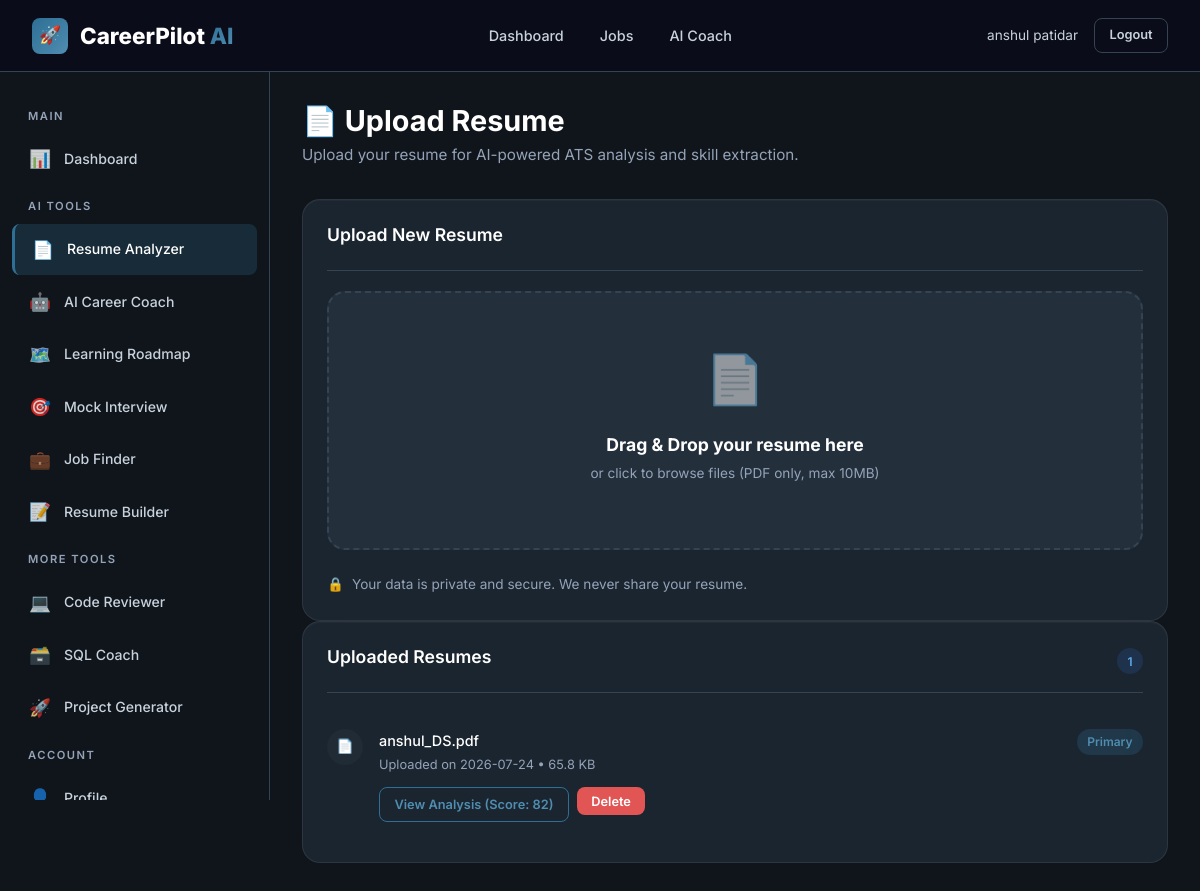
/resume/upload (signed in), run on an earlier commit of the app's database.
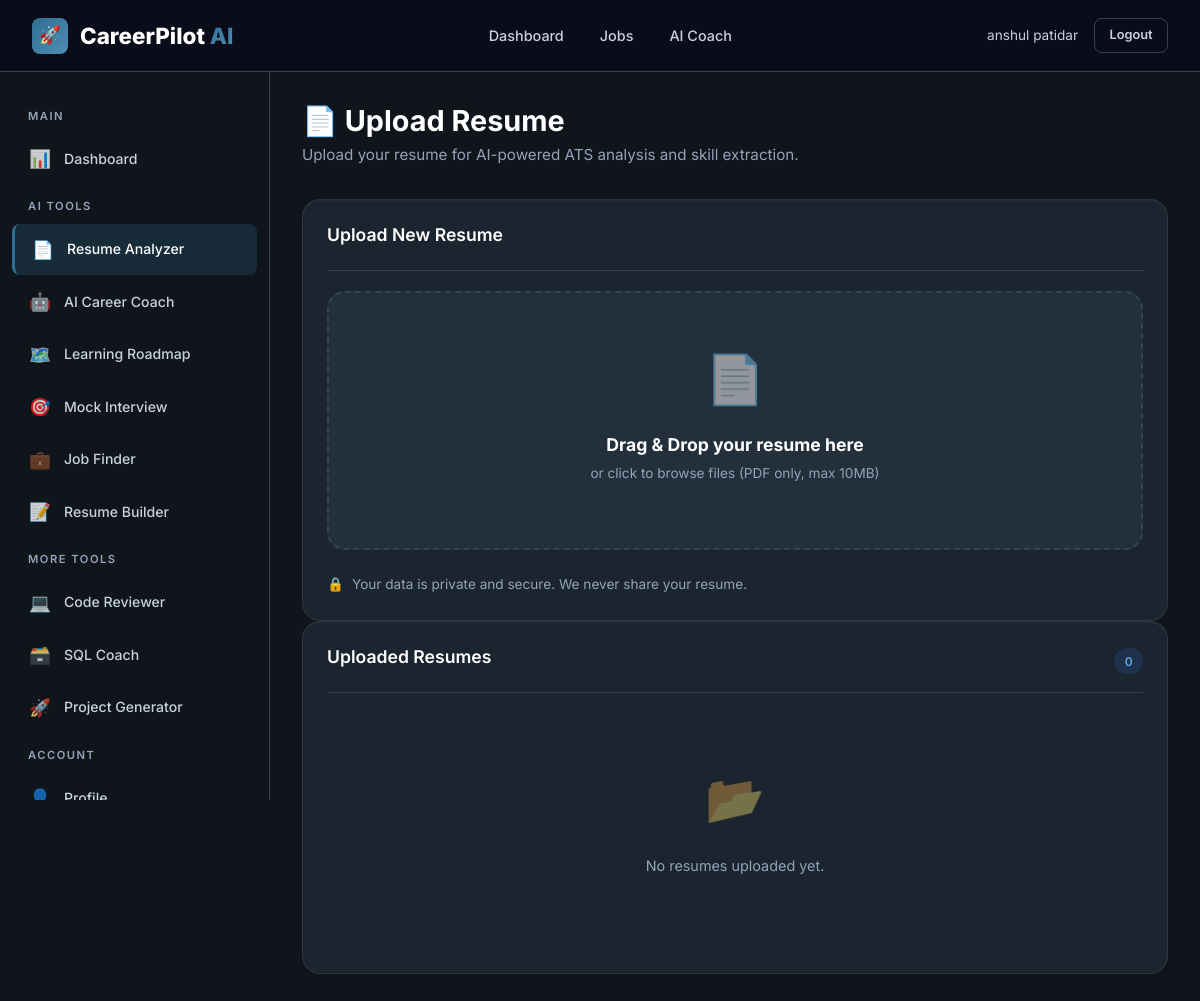
And on a later commit of the database.
### tables this page shows
CREATE TABLE resumes (
    id INTEGER PRIMARY KEY AUTOINCREMENT,
    user_id INTEGER NOT NULL,
    filename TEXT NOT NULL,
    original_name TEXT NOT NULL,
    file_size INTEGER DEFAULT 0,
    raw_text TEXT DEFAULT '',
    parsed_data TEXT DEFAULT '{}',
    is_primary INTEGER DEFAULT 0,
    uploaded_at TIMESTAMP DEFAULT CURRENT_TIMESTAMP,
    FOREIGN KEY (user_id) REFERENCES users(id) ON DELETE CASCADE
);

### backend/routes/resume.py (the view, shortened to what this page needs)
@resume_bp.route('/upload', methods=['GET', 'POST'])
@login_required
def upload():
    user_id = session['user_id']
    resumes = ResumeService.get_user_resumes(user_id)
    return render_template('resume/upload.html', resumes=resumes)

### backend/database/db.py (called while the page is built)
def get_db_path() -> str:
    base_dir = os.path.dirname(os.path.dirname(os.path.dirname(os.path.abspath(__file__))))
    return os.path.join(base_dir, DATABASE_PATH)

def get_connection(db_path: Optional[str] = None) -> sqlite3.Connection:
    path = db_path or get_db_path()
    conn = sqlite3.connect(path)
    conn.row_factory = sqlite3.Row
    conn.execute("PRAGMA foreign_keys = ON")
    conn.execute("PRAGMA journal_mode = WAL")
    return conn

@contextmanager
def get_db(db_path: Optional[str] = None):
    conn = get_connection(db_path)
    try:
        yield conn
        conn.commit()
    except Exception:
        conn.rollback()
        raise
    finally:
        conn.close()

def execute_query(query: str, params: tuple = (), db_path: Optional[str] = None) -> list[dict]:
    with get_db(db_path) as db:
        cursor = db.execute(query, params)
        rows = cursor.fetchall()
        return [dict(row) for row in rows]

def execute_one(query: str, params: tuple = (), db_path: Optional[str] = None) -> Optional[dict]:
    with get_db(db_path) as db:
        cursor = db.execute(query, params)
        row = cursor.fetchone()
        return dict(row) if row else None

### backend/models/project.py (called while the page is built)
    @staticmethod
    def get_by_resume(resume_id: int) -> Optional[dict]:
        return execute_one(
            """SELECT *, analyzed_at AS created_at FROM resume_analysis WHERE resume_id = ?
               ORDER BY analyzed_at DESC LIMIT 1""",
            (resume_id,)
        )

### backend/models/resume.py (called while the page is built)
    @staticmethod
    def get_by_user(user_id: int) -> list[dict]:
        return execute_query(
            "SELECT *, uploaded_at AS created_at FROM resumes WHERE user_id = ? ORDER BY uploaded_at DESC",
            (user_id,)
        )

### backend/services/resume_service.py (called while the page is built)
    @staticmethod
    def get_user_resumes(user_id: int) -> list[dict]:
        resumes = ResumeModel.get_by_user(user_id)
        for resume in resumes:
            analysis = ResumeAnalysisModel.get_by_resume(resume['id'])
            resume['has_analysis'] = analysis is not None
            resume['ats_score'] = analysis.get('ats_score', 0) if analysis else None
        return resumes

### templates/resume/upload.html (shortened to what this page needs)
{% extends "base.html" %}
{% block content %}
{% include "components/sidebar.html" %}
<main class="main-content">
    <div class="page-header reveal">
        <h1>📄 Upload Resume</h1>
        <p class="page-subtitle">Upload your resume for AI-powered ATS analysis and skill extraction.</p>
    </div>
    <div class="grid-2 reveal delay-1">
        <div class="card">
            <div class="card-header">
                <h3 class="card-title">Upload New Resume</h3>
            </div>
            <form id="uploadForm" action="{{ url_for('resume.upload') }}" method="POST" enctype="multipart/form-data">
                <div class="upload-zone" id="uploadZone">
                    <div class="upload-icon">📄</div>
                    <h3>Drag & Drop your resume here</h3>
                    <p>or click to browse files (PDF only, max 10MB)</p>
                </div>
            </form>
            <div style="margin-top: 1.5rem; display: flex; align-items: center; gap: 0.5rem; color: var(--text-tertiary); font-size: 0.85rem;">
                <span style="color: var(--primary-light);">🔒</span> Your data is private and secure. We never share your resume.
            </div>
        </div>
        <div class="card">
            <div class="card-header">
                <h3 class="card-title">Uploaded Resumes</h3>
                <span class="badge badge-info">{{ resumes|length }}</span>
            </div>
            {% if resumes %}
                <ul class="activity-list">
                    {% for resume in resumes %}
                    <li class="activity-item">
                        <div class="activity-icon" style="background: var(--bg-tertiary);">📄</div>
                        <div class="activity-content">
                            <div class="flex-between">
                                <div class="activity-title">{{ resume.original_name }}</div>
                                {% if resume.is_primary %}
                                    <span class="badge badge-primary">Primary</span>
                                {% endif %}
                            </div>
                            <div class="activity-desc">
                                Uploaded on {{ resume.uploaded_at.split(' ')[0] if resume.uploaded_at else 'Unknown' }} •
                                {{ (resume.file_size / 1024)|round(1) }} KB
                            </div>
                            <div style="margin-top: 0.75rem; display: flex; gap: 0.5rem;">
                                <a href="{{ url_for('resume.analyze', resume_id=resume.id) }}" class="btn btn-sm btn-outline">
                                    {% if resume.has_analysis %}
                                        View Analysis (Score: {{ resume.ats_score }})
                                    {% else %}
                                        Run AI Analysis
                                    {% endif %}
                                </a>
                                <form action="{{ url_for('resume.delete', resume_id=resume.id) }}" method="POST" style="display:inline;" onsubmit="return confirm('Are you sure you want to delete this resume?');">
                                    <button type="submit" class="btn btn-sm btn-danger">Delete</button>
                                </form>
                            </div>
                        </div>
                    </li>
                    {% endfor %}
                </ul>
            {% else %}
                <div class="empty-state">
                    <div class="empty-icon">📂</div>
                    <p>No resumes uploaded yet.</p>
                </div>
            {% endif %}
        </div>
    </div>
</main>
{% endblock %}

### templates/base.html (shortened to what this page needs)
<!DOCTYPE html>
<html lang="en">
<head>
    <link href="https://unpkg.com/aos@2.3.1/dist/aos.css" rel="stylesheet">
    <link rel="stylesheet" href="{{ url_for('static', filename='css/main.css') }}">
    <link rel="stylesheet" href="{{ url_for('static', filename='css/components.css') }}">
    <link rel="stylesheet" href="{{ url_for('static', filename='css/dashboard.css') }}">
    <link rel="stylesheet" href="{{ url_for('static', filename='css/pages.css') }}">
    <link rel="stylesheet" href="{{ url_for('static', filename='css/animations.css') }}">
</head>
<body>
    {% block body %}
    {% block navbar %}
    <nav class="navbar" id="mainNavbar">
        <a href="{{ url_for('home') }}" class="navbar-brand">
            <div class="brand-icon">🚀</div>
            <span>CareerPilot <span class="text-gradient">AI</span></span>
        </a>
        {% if not current_user.is_authenticated %}
        <ul class="navbar-nav">
            <li><a href="{{ url_for('home') }}#features" class="nav-link">Features</a></li>
            <li><a href="{{ url_for('home') }}#showcase" class="nav-link">AI Showcase</a></li>
            <li><a href="{{ url_for('home') }}#testimonials" class="nav-link">Testimonials</a></li>
        </ul>
        <div class="navbar-actions">
            <a href="{{ url_for('auth.login') }}" class="btn btn-ghost">Log In</a>
            <a href="{{ url_for('auth.register') }}" class="btn btn-primary">Get Started</a>
        </div>
        {% else %}
        <ul class="navbar-nav">
            <li><a href="{{ url_for('dashboard.index') }}" class="nav-link">Dashboard</a></li>
            <li><a href="{{ url_for('jobs.index') }}" class="nav-link">Jobs</a></li>
            <li><a href="{{ url_for('chat.index') }}" class="nav-link">AI Coach</a></li>
        </ul>
        <div class="navbar-actions">
            <span style="color: var(--text-secondary); font-size: 0.85rem;">{{ current_user.full_name }}</span>
            <a href="{{ url_for('auth.logout') }}" class="btn btn-ghost btn-sm">Logout</a>
        </div>
        {% endif %}
    </nav>
    {% endblock %}
    {% block content %}{% endblock %}
    {% endblock %}
</body>
</html>

### templates/components/sidebar.html (shortened to what this page needs)
<aside class="sidebar" id="sidebar">
    <ul class="sidebar-nav">
        <li class="nav-label">Main</li>
        <li class="nav-item">
            <a href="{{ url_for('dashboard.index') }}" class="nav-link {% if request.path == '/dashboard' %}active{% endif %}">
                <span class="nav-icon">📊</span> Dashboard
            </a>
        </li>
        <li class="nav-label">AI Tools</li>
        <li class="nav-item">
            <a href="{{ url_for('resume.upload') }}" class="nav-link {% if '/resume' in request.path %}active{% endif %}">
                <span class="nav-icon">📄</span> Resume Analyzer
            </a>
        </li>
        <li class="nav-item">
            <a href="{{ url_for('chat.index') }}" class="nav-link {% if '/chat' in request.path %}active{% endif %}">
                <span class="nav-icon">🤖</span> AI Career Coach
            </a>
        </li>
        <li class="nav-item">
            <a href="{{ url_for('learning.index') }}" class="nav-link {% if '/learning' in request.path %}active{% endif %}">
                <span class="nav-icon">🗺️</span> Learning Roadmap
            </a>
        </li>
        <li class="nav-item">
            <a href="{{ url_for('interview.index') }}" class="nav-link {% if '/interview' in request.path %}active{% endif %}">
                <span class="nav-icon">🎯</span> Mock Interview
            </a>
        </li>
        <li class="nav-item">
            <a href="{{ url_for('jobs.index') }}" class="nav-link {% if request.path == '/jobs/' or request.path == '/jobs' %}active{% endif %}">
                <span class="nav-icon">💼</span> Job Finder
            </a>
        </li>
        <li class="nav-item">
            <a href="{{ url_for('resume.builder') }}" class="nav-link {% if '/resume/builder' in request.path %}active{% endif %}">
                <span class="nav-icon">📝</span> Resume Builder
            </a>
        </li>
        <li class="nav-label">More Tools</li>
        <li class="nav-item">
            <a href="{{ url_for('code.code_review') }}" class="nav-link {% if '/code-review' in request.path %}active{% endif %}">
                <span class="nav-icon">💻</span> Code Reviewer
            </a>
        </li>
        <li class="nav-item">
            <a href="{{ url_for('code.sql_coach') }}" class="nav-link {% if '/sql-coach' in request.path %}active{% endif %}">
                <span class="nav-icon">🗃️</span> SQL Coach
            </a>
        </li>
        <li class="nav-item">
            <a href="{{ url_for('projects.index') }}" class="nav-link {% if '/projects' in request.path %}active{% endif %}">
                <span class="nav-icon">🚀</span> Project Generator
            </a>
        </li>
        <li class="nav-label">Account</li>
        <li class="nav-item">
            <a href="{{ url_for('profile.index') }}" class="nav-link {% if request.path == '/profile/' %}active{% endif %}">
                <span class="nav-icon">👤</span> Profile
            </a>
        </li>
    </ul>
</aside>

### static/css/components.css (style rules this page uses)
.btn { display: inline-flex; align-items: center; justify-content: center; gap: 0.5rem; padding: 0.65rem 1.5rem; font-family: var(--font-primary); font-size: 0.9rem; font-weight: 600; border: none; border-radius: var(--radius-sm); cursor: pointer; transition: all var(--transition-fast); text-decoration: none; white-space: nowrap; }
.btn-ghost { background: transparent; color: var(--text-secondary); border: 1px solid var(--border); }
.btn-sm { padding: 0.4rem 0.9rem; font-size: 0.8rem; }
.card { background: var(--glass-bg); backdrop-filter: var(--glass-blur); -webkit-backdrop-filter: var(--glass-blur); border: 1px solid var(--glass-border); border-radius: var(--radius-lg); padding: 1.5rem; box-shadow: var(--shadow-card); transition: all var(--transition-normal); }
.card-header { display: flex; align-items: center; justify-content: space-between; margin-bottom: 1.25rem; padding-bottom: 1rem; border-bottom: 1px solid var(--border); }
.card-title { font-size: 1.1rem; font-weight: 600; color: var(--text-primary); }
.badge { display: inline-flex; align-items: center; padding: 0.2rem 0.65rem; font-size: 0.75rem; font-weight: 600; border-radius: 20px; gap: 0.3rem; }
.badge-info { background: rgba(59, 130, 246, 0.15); color: var(--info); }
.empty-state { text-align: center; padding: 3rem 2rem; }
.empty-state .empty-icon { font-size: 3rem; margin-bottom: 1rem; opacity: 0.4; }
.empty-state p { color: var(--text-tertiary); font-size: 0.9rem; margin-bottom: 1.5rem; }

### static/css/pages.css (style rules this page uses)
.upload-zone { border: 2px dashed var(--border); border-radius: var(--radius-lg); padding: 3rem 2rem; text-align: center; cursor: pointer; transition: all var(--transition-normal); background: var(--bg-card); }
.upload-zone .upload-icon { font-size: 3rem; margin-bottom: 1rem; opacity: 0.5; }
.upload-zone h3 { font-size: 1.1rem; margin-bottom: 0.5rem; }
.upload-zone p { font-size: 0.85rem; color: var(--text-tertiary); }

### static/css/animations.css (style rules this page uses)
.reveal { opacity: 0; transform: translateY(30px); transition: all 0.6s ease; }
.reveal.visible { opacity: 1; transform: translateY(0); }
.delay-1 { transition-delay: 0.1s !important; }

What changed in the data, as far as the page shows it:
removed resumes: original_name "anshul_DS.pdf", is_primary "Primary", uploaded_at "2026-07-24", (resume.file_size/1024)|round(1) "65.8", ats_score "82"
Also different on the page:
{{ resumes|length }}: "1" → "0"
text now shown: "📂 No resumes uploaded yet."
